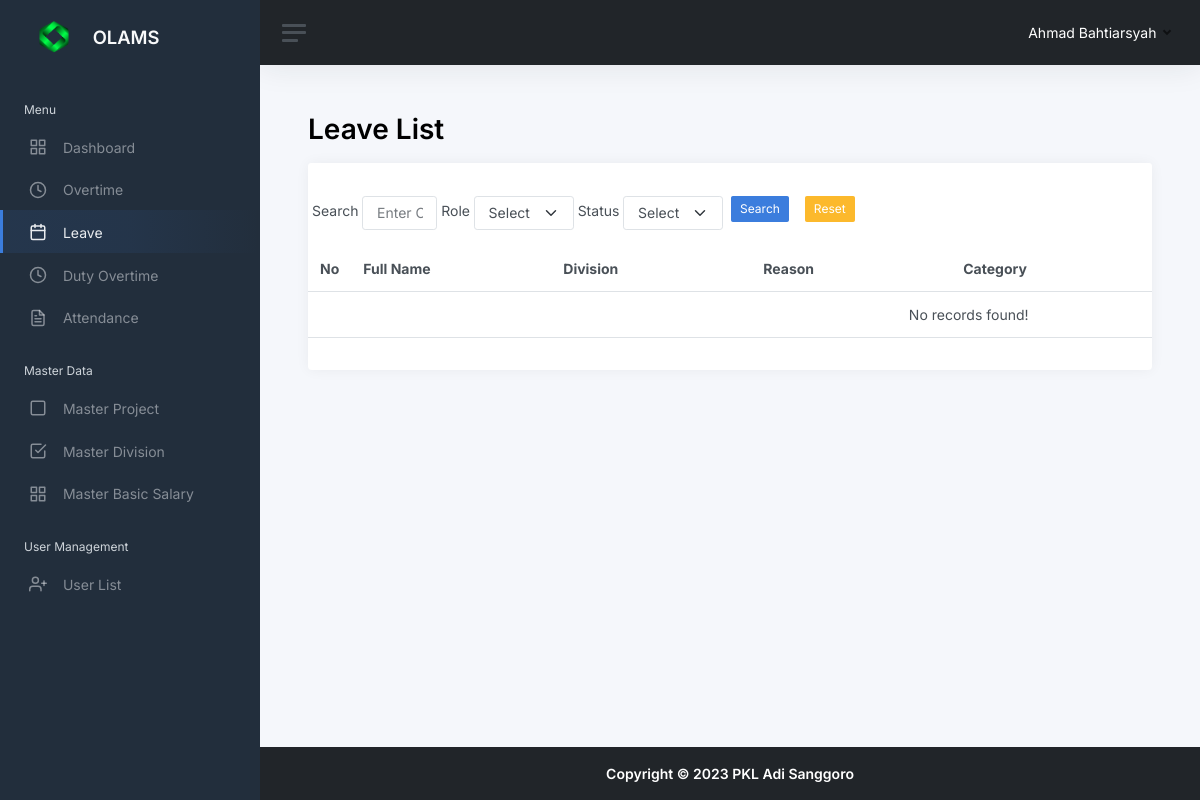
/leavelist.php (signed in), run on an earlier commit of the app's database.
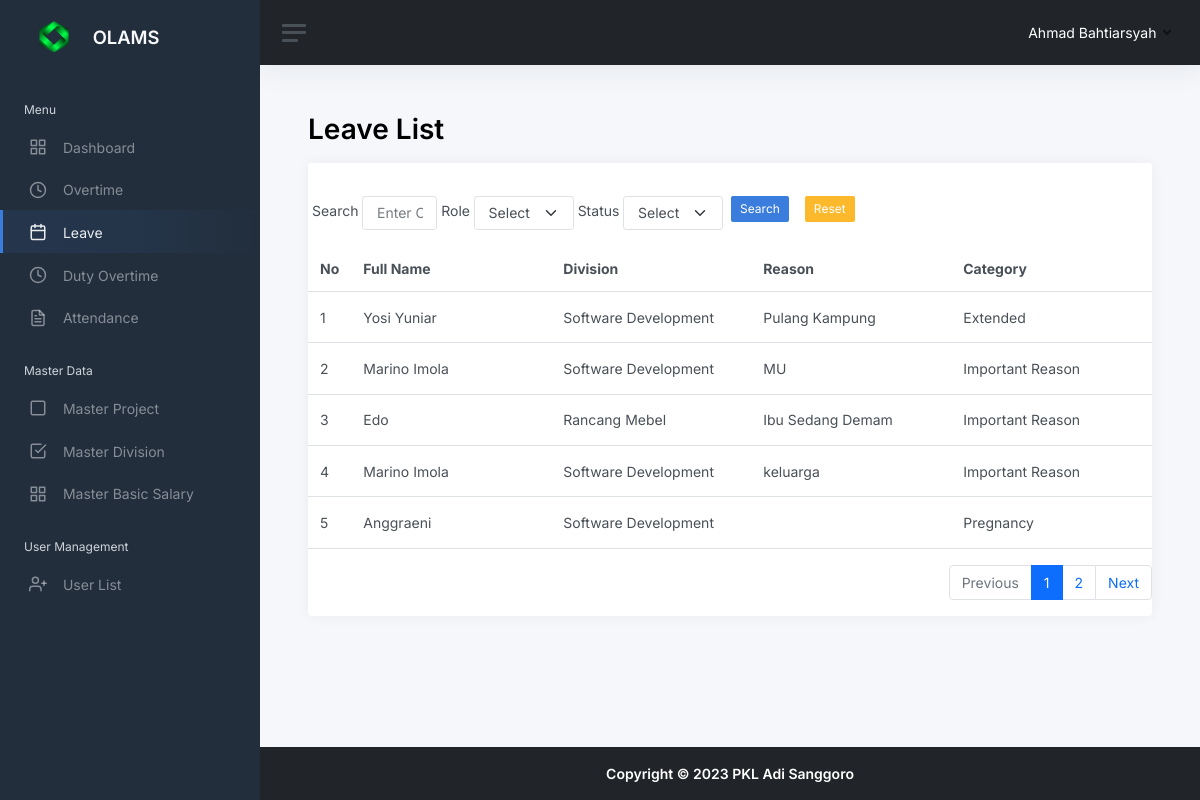
And on a later commit of the database.
### tables this page shows
CREATE TABLE `leaves` (
  `leaves_id` tinyint(3) UNSIGNED NOT NULL,
  `user_id` tinyint(3) UNSIGNED NOT NULL,
  `division_id` tinyint(3) UNSIGNED NOT NULL,
  `reason` text NOT NULL,
  `category` enum('Annual','Pregnancy','Important Reason','Extended') NOT NULL,
  `start_date` timestamp NULL DEFAULT NULL,
  `finish_date` timestamp NULL DEFAULT NULL,
  `submitted_by_admin` tinyint(3) UNSIGNED DEFAULT NULL,
  `sent_by_admin` timestamp NULL DEFAULT NULL,
  `status` enum('Approved','Pending','Rejected') NOT NULL,
  `status_updated_at` timestamp NULL DEFAULT NULL,
  `status_updated_by` tinyint(3) UNSIGNED DEFAULT NULL,
  `created_at` timestamp NOT NULL DEFAULT current_timestamp(),
  `created_by` tinyint(3) UNSIGNED NOT NULL,
  `updated_at` timestamp NULL DEFAULT NULL ON UPDATE current_timestamp(),
  `updated_by` tinyint(3) UNSIGNED DEFAULT NULL
);

CREATE TABLE `users` (
  `user_id` tinyint(3) UNSIGNED NOT NULL,
  `role_id` tinyint(3) UNSIGNED NOT NULL,
  `name` varchar(64) NOT NULL,
  `username` varchar(32) NOT NULL,
  `password` varchar(254) NOT NULL,
  `email` varchar(64) NOT NULL,
  `created_by` tinyint(3) UNSIGNED NOT NULL,
  `created_at` timestamp NOT NULL DEFAULT current_timestamp(),
  `updated_by` tinyint(3) UNSIGNED DEFAULT NULL,
  `updated_at` timestamp NULL DEFAULT NULL ON UPDATE current_timestamp()
);

CREATE TABLE `m_divisions` (
  `division_id` tinyint(3) UNSIGNED NOT NULL,
  `division_name` varchar(64) NOT NULL,
  `created_at` timestamp NOT NULL DEFAULT current_timestamp(),
  `created_by` tinyint(3) UNSIGNED NOT NULL,
  `updated_at` timestamp NULL DEFAULT NULL ON UPDATE current_timestamp(),
  `updated_by` tinyint(3) UNSIGNED DEFAULT NULL
);

### include/conn.inc.php (called while the page is built, shortened)
<?php
function cleanValue($strhtml)
    {
        $strBersih = $strhtml;
        $strBersih = htmlspecialchars($strBersih);
        $strBersih = trim($strBersih);
        $strBersih = stripslashes($strBersih);
        $strBersih = strip_tags($strBersih);
        return $strBersih;
    }
?>

### leavelist.php (the view, shortened to what this page needs)
<?php
include __DIR__ . "/include/conn.inc.php";
$user_role = $_SESSION['role_id'];
$limit = 5;
$halaman_aktif = isset($_GET['page']) ? $_GET['page'] : 1;
$offset = ($halaman_aktif - 1) * $limit;
$query = "SELECT
  leaves.leaves_id,
  leaves.user_id,
  users.name AS name,
  m_divisions.division_name AS division_name,
  leaves.reason,
  leaves.category,
  leaves.start_date,
  leaves.finish_date,
  leaves.status,
  leaves.status_updated_at,
  leaves.status_updated_by
  FROM leaves
  LEFT JOIN users ON leaves.user_id = users.user_id
  LEFT JOIN m_divisions ON leaves.division_id = m_divisions.division_id";
if ($user_role === 4) {
  $query .= " WHERE (
      (leaves.status = 'Pending' OR leaves.status = 'Rejected' OR leaves.status = 'Approved')
      AND ((leaves.submitted_by_admin IS NOT NULL AND leaves.sent_by_admin IS NOT NULL)
      )
    )";
}
$filter_division = "";
$search = "";
$filter_status = "";
$query .= " ORDER BY leaves.leaves_id DESC";
$jumlah_semua_data = mysqli_num_rows(mysqli_query($conn, $query));
$query .= " LIMIT $limit OFFSET $offset ";
$data = mysqli_query($conn, $query);
$leaveArray = mysqli_fetch_all($data, MYSQLI_ASSOC);
$jumlah_halaman = ceil($jumlah_semua_data / $limit);
?>
<!DOCTYPE html>
<html lang="en">
<head>
  <?php include "head.inc.php"; ?>
</head>
<body>
  <div class="wrapper">
    <?php include "components/sidebar.inc.php"; ?>
    <div class="main">
      <?php include "components/navbar.inc.php"; ?>
      <main class="content">
        <div class="container-fluid p-0">
          <h1 class="h1 mb-3 judul_halaman"><strong>Leave List</strong></h1>
          <div class="row">
            <div class="col-12">
              <div class="card">
                <div class="card-header">
                </div>
                <div class="row">
                  <div class="col-md-8">
                    <div class="d-flex align-items-center">
                      <form action="<?= cleanValue($_SERVER['PHP_SELF']); ?>" method="get" class="d-flex">
                        <label for="inputSearch" class="m-1 mx-1">Search</label>
                        <input type="text" name="search" id="inputSearch" placeholder="Enter Category or name" class="form-control form-control" value="<?= $search ?>">
                        <label for="inputRole" class="m-1 mx-1">Role</label>
                        <select name="filter_division" id="inputRole" class="form-select form-control">
                          <option value="">Select Division</option>
                        </select>
                        <label for="inputStatus" class="m-1 mx-1">Status</label>
                        <select name="filter_status" id="inputStatus" class="form-select form-control">
                          <option value="">Select Status</option>
                        </select>
                        <button type="submit" class="btn btn-sm btn-primary mb-2 mx-2">Search</button>
                        <a class="btn btn-sm btn-warning mb-2 mx-2" href="<?php echo cleanValue($_SERVER['PHP_SELF']); ?>">Reset</a>
                      </form>
                    </div>
                  </div>
                  <div class="col-md-4 text-end">
                  </div>
                </div>
                <?php if ($user_role === 2 || $user_role === 3 || $user_role === 4) : ?>
                  <div class="table-responsive">
                    <table class="table mb-0 mt-3">
                      <thead>
                        <tr>
                          <th scope="col">No</th>
                          <th scope="col" style="min-width : 200px;">Full Name</th>
                          <th scope="col" style="min-width : 200px;">Division</th>
                          <th scope="col" style="min-width : 200px;">Reason</th>
                          <th scope="col" style="min-width : 210px;">Category</th>
                        </tr>
                      </thead>
                      <tbody>
                        <?php if (count($leaveArray) > 0) : ?>
                          <?php foreach ($leaveArray as $key => $value) : ?>
                            <tr>
                              <td><?= $key + 1 + $offset ?></td>
                              <td><?= $value['name'] ?></td>
                              <td><?= $value['division_name'] ?></td>
                              <td><?= $value['reason'] ?></td>
                              <td><?= $value['category'] ?></td>
                            </tr>
                          <?php endforeach; ?>
                        <?php else : ?>
                          <tr>
                            <td colspan="8" style="text-align: center;">No records found!</td>
                          </tr>
                        <?php endif; ?>
                      </tbody>
                    </table>
                  </div>
                <?php endif; ?>
                <div class="dataTables_paginate paging_simple_numbers ms-3 mt-3">
                  <ul class="pagination justify-content-end">
                    <?php if ($jumlah_semua_data > $limit) : ?>
                      <?php if ($halaman_aktif > 1) : ?>
                        <?php $prevPage = $halaman_aktif - 1; ?>
                        <li class="page-item">
                          <a class="page-link" href="<?= cleanValue($_SERVER['PHP_SELF']) . '?page=' . $prevPage . ($search ? '&search=' . $search : '') . ($filter_division ? '&filter_division=' . $filter_division : '') . ($filter_status ? '&filter_status=' . $filter_status : ''); ?>">Previous</a>
                        </li>
                      <?php else : ?>
                        <li class="page-item disabled">
                          <span class="page-link">Previous</span>
                        </li>
                      <?php endif; ?>
                      <?php for ($i = 1; $i <= $jumlah_halaman; $i++) : ?>
                        <li class="page-item<?= $i == $halaman_aktif ? ' active' : ''; ?>">
                          <a class="page-link" href="<?= cleanValue($_SERVER['PHP_SELF']) . '?page=' . $i . ($search ? '&search=' . $search : '') . ($filter_division ? '&filter_division=' . $filter_division : '') . ($filter_status ? '&filter_status=' . $filter_status : ''); ?>"><?= $i ?></a>
                        </li>
                      <?php endfor; ?>
                      <?php if ($halaman_aktif < $jumlah_halaman) : ?>
                        <?php $nextPage = $halaman_aktif + 1; ?>
                        <li class="page-item">
                          <a class="page-link" href="<?= cleanValue($_SERVER['PHP_SELF']) . '?page=' . $nextPage . ($search ? '&search=' . $search : '') . ($filter_division ? '&filter_division=' . $filter_division : '') . ($filter_status ? '&filter_status=' . $filter_status : ''); ?>">Next</a>
                        </li>
                      <?php else : ?>
                        <li class="page-item disabled">
                          <span class="page-link">Next</span>
                        </li>
                      <?php endif; ?>
                    <?php endif; ?>
                  </ul>
                </div>
              </div>
            </div>
          </div>
        </div>
      </main>
      <?php include "components/footer.inc.php"; ?>
    </div>
  </div>
</body>
</html>

### head.inc.php (shortened to what this page needs)
<link href="https://cdn.jsdelivr.net/npm/bootstrap@5.0.2/dist/css/bootstrap.min.css" rel="stylesheet">
<link href="styles/app.css" rel="stylesheet">
<link rel="stylesheet" href="styles/custom.css">
<link rel="stylesheet" href="sweetalert2.min.css">
<link rel="stylesheet" href="https://code.jquery.com/ui/1.13.2/themes/smoothness/jquery-ui.css">
<link rel="stylesheet" href="https://cdnjs.cloudflare.com/ajax/libs/fullcalendar/3.6.1/fullcalendar.min.css">

### components/sidebar.inc.php (shortened to what this page needs)
<nav id="sidebar" class="sidebar js-sidebar">
  <div class="sidebar-content js-simplebar">
    <a class="sidebar-brand" href="dashboard.php">
    <img src="images/photos/logo.png" class="avatar img-fluid rounded-5 me-1" alt="Charles Hall" style="width: 60px; height: 40px;"/>
      <span class="align-middle">OLAMS</span>
    </a>
    <ul class="sidebar-nav">
      <li class="sidebar-header">
        Menu
      </li>
      <li class="sidebar-item <?= (basename($_SERVER['PHP_SELF']) == 'dashboard.php') ? 'active' : ''; ?>">
        <a class="sidebar-link" href="dashboard.php">
          <i class="align-middle" data-feather="grid"></i> <span class="align-middle">Dashboard</span>
        </a>
      </li>
      <li class="sidebar-item  <?= (basename($_SERVER['PHP_SELF']) == 'overtimelist.php') ? 'active' : ''; ?>">
        <a class="sidebar-link" href="overtimelist.php">
          <i class="align-middle" data-feather="clock"></i> <span class="align-middle">Overtime</span>
        </a>
      </li>
      <li class="sidebar-item  <?= (basename($_SERVER['PHP_SELF']) == 'leavelist.php') ? 'active' : ''; ?>">
        <a class="sidebar-link" href="leavelist.php">
          <i class="align-middle" data-feather="calendar"></i> <span class="align-middle">Leave</span>
        </a>
      </li>
      <li class="sidebar-item  <?= (basename($_SERVER['PHP_SELF']) == 'duty_overtimelist.php') ? 'active' : ''; ?>">
        <a class="sidebar-link" href="duty_overtimelist.php">
          <i class="align-middle" data-feather="clock"></i> <span class="align-middle">Duty Overtime</span>
        </a>
      </li>
      <li class="sidebar-item  <?= (basename($_SERVER['PHP_SELF']) == 'attendancelist.php') ? 'active' : ''; ?>">
        <a class="sidebar-link" href="attendancelist.php">
          <i class="align-middle" data-feather="file-text"></i> <span class="align-middle">Attendance</span>
        </a>
      </li>
      <?php if($_SESSION['role_id'] === 3 || $_SESSION['role_id'] === 4) : ?>
      <li class="sidebar-header">
        Master Data
      </li>
      <li class="sidebar-item  <?= (basename($_SERVER['PHP_SELF']) == 'projectlist.php') ? 'active' : ''; ?>">
        <a class="sidebar-link" href="projectlist.php">
          <i class="align-middle" data-feather="square"></i> <span class="align-middle">Master Project</span>
        </a>
      </li>
      <li class="sidebar-item  <?= (basename($_SERVER['PHP_SELF']) == 'divisionlist.php') ? 'active' : ''; ?>">
        <a class="sidebar-link" href="divisionlist.php">
          <i class="align-middle" data-feather="check-square"></i> <span class="align-middle">Master Division</span>
        </a>
      </li>
      <li class="sidebar-item  <?= (basename($_SERVER['PHP_SELF']) == 'basicsalary.php') ? 'active' : ''; ?>">
        <a class="sidebar-link" href="basicsalary.php">
          <i class="align-middle" data-feather="grid"></i> <span class="align-middle">Master Basic Salary</span>
        </a>
      </li>
      <li class="sidebar-header">
        User Management
      </li>
      <li class="sidebar-item  <?= (basename($_SERVER['PHP_SELF']) == 'userlist.php') ? 'active' : ''; ?>">
        <a class="sidebar-link" href="userlist.php">
          <i class="align-middle" data-feather="user-plus"></i> <span class="align-middle">User List</span>
        </a>
      </li>
      <?php endif; ?>
    </ul>
  </div>
</nav>

### components/navbar.inc.php (shortened to what this page needs)
<nav class="navbar navbar-expand navbar-light navbar-bg bg-dark">
  <a class="sidebar-toggle js-sidebar-toggle">
    <i class="hamburger align-self-center"></i>
  </a>
  <div class="navbar-collapse collapse">
    <ul class="navbar-nav navbar-align">
      <li class="nav-item dropdown bg-dark">
        <a class="nav-link dropdown-toggle d-none d-sm-inline-block" href="#" data-bs-toggle="dropdown">
          <span class="text-white"><?php echo $_SESSION['name'] ?></span>
        </a>
      </li>
    </ul>
  </div>
</nav>

### components/footer.inc.php
<footer class="footer bg-dark">
  <div class="container-fluid">
    <div class="row text-muted">
      <div class="col-12 text-center">
        <p class="mb-0">
          <a class="text-muted" target="_blank"><strong class="text-white">Copyright &copy; 2023 PKL Adi Sanggoro</strong></a>
        </p>
      </div>
    </div>
  </div>
</footer>

What changed in the data, as far as the page shows it:
added leaves: offset "1", user.name "Yosi Yuniar", division.division_name "Software Development", reason "Pulang Kampung", category "Extended"
added leaves: offset "2", user.name "Marino Imola", division.division_name "Software Development", reason "MU", category "Important Reason"
added leaves: offset "3", user.name "Edo", division.division_name "Rancang Mebel", reason "Ibu Sedang Demam", category "Important Reason"
added leaves: offset "4", user.name "Marino Imola", division.division_name "Software Development", reason "keluarga", category "Important Reason"
now on this page (row edited): leaves: offset "5", user.name "Anggraeni", division.division_name "Software Development", category "Pregnancy"
Also different on the page:
text no longer shown: "No records found!"
text now shown: "Previous Next"
new list line: "1"
new list line: "2"
